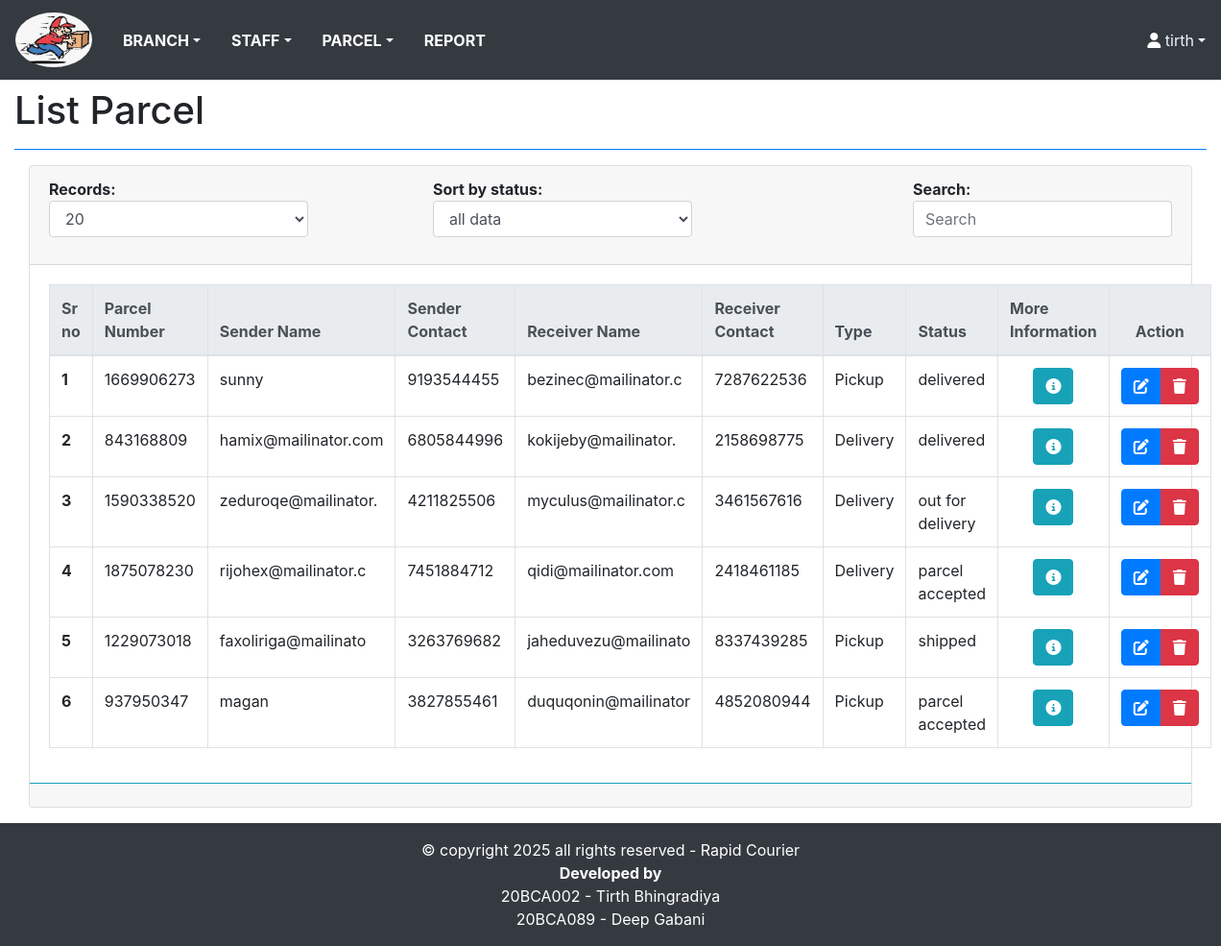
Page /listparcel.php on the committed database.
### tables this page shows
CREATE TABLE `parcel` (
  `id` int(11) NOT NULL,
  `sname` varchar(20) NOT NULL,
  `semail` varchar(25) NOT NULL,
  `saddress` varchar(70) NOT NULL,
  `scontact` bigint(11) NOT NULL,
  `rname` varchar(20) NOT NULL,
  `remail` varchar(25) NOT NULL,
  `raddress` varchar(70) NOT NULL,
  `rcontact` bigint(11) NOT NULL,
  `pnumber` bigint(11) NOT NULL,
  `pheight` int(3) NOT NULL,
  `pweight` int(3) NOT NULL,
  `pwidth` int(3) NOT NULL,
  `plength` int(3) NOT NULL,
  `pprice` int(5) NOT NULL,
  `dp` int(1) NOT NULL,
  `dbranchid` int(2) NOT NULL,
  `pbranchid` int(2) DEFAULT NULL,
  `status` int(2) NOT NULL,
  `date` datetime DEFAULT current_timestamp()
);

### listparcel.php (the view, shortened to what this page needs)
<!DOCTYPE html>
<html lang="en">
<head>
    <?php
        require_once "files.php";
    ?>
</head>
<body>
    <?php
    include "header.php";
    ?>
    <div class="container-fluid">
        <div class="row mb-2">
            <div class="col-sm-6">
                <h1 class="m-0">List Parcel</h1>
            </div>
        </div>
        <hr class="border-primary">
    </div>
    <section class="content">
        <div class="container-fluid">
            <div class="col-lg-12">
                <div class="card card-outline">
                    <div class="card-header">
                        <div class="row">
                        <div class="col-sm-3 form-group mr-auto">
                            <div class="font-weight-bold">Records:</div>
                        <select name="lim" id="lim" class="form-control">
                            <option value="20">20</option>
                        </select>
                        </div>
                        <div class="col-sm-3 form-group mr-auto">
                        <div class="font-weight-bold">Sort by status:</div>
                        <select name="sortst" id="sortst" class="form-control">
                            <option value="50">all data</option>
                        </select>
                        </div>
                        <div class="col-sm-3 form-group ml-auto">
                        <div class="font-weight-bold">Search:</div>
                            <input type="text" class="form-control" placeholder="Search" id="ser">
                        </div>
                        </div>
                    </div>
                    <div class="card-body">
                        <table class="table table-responsive-xl table-bordered" id="display">
                            <?php
                            include "dbcon.php";
                            $limit = 20;
                            $query = "select * from parcel LIMIT {$limit}";
                            $record = mysqli_query($connection, $query);
                            echo '<thead class="thead-light">';
                            echo '<tr>';
                            echo '<th scope="col">Sr no</th>';
                            echo '<th scope="col">Parcel Number</th>';
                            echo '<th scope="col">Sender Name</th>';
                            echo '<th scope="col">Sender Contact</th>';
                            echo '<th scope="col">Receiver Name</th>';
                            echo '<th scope="col">Receiver Contact</th>';
                            echo '<th scope="col">Type</th>';
                            echo '<th scope="col">Status</th>';
                            echo '<th scope="col">More Information</th>';
                            echo '<th scope="col" class="text-center">Action</th>';
                            echo '</tr>';
                            echo '</thead>';
                            echo '<tbody>';
                            $count = 1 ;
                            while (($row = mysqli_fetch_array($record)) == true) {
                                if($row['status'] == 1){
                                    $st = "parcel accepted";
                                }
                                else if($row['status'] == 2){
                                    $st = "shipped";
                                }
                                else if($row['status'] == 3){
                                    $st = "out for delivery";
                                }
                                else if($row['status'] == 4){
                                    $st = "ready to pickup";
                                }
                                else if($row['status'] == 5){
                                    $st = "delivered";
                                }
                                if($row['dp'] == 1)
                                {
                                    $dp = "Delivery";
                                }
                                else{
                                    $dp = "Pickup";
                                }
                                echo '<tr>';
                                echo '<th scope="row">' . $count++ . '</th>';
                                echo '<td>' . $row['pnumber'] . '</td>';
                                echo '<td>' . $row['sname'] . '</td>';
                                echo '<td>' . $row['scontact'] . '</td>';
                                echo '<td>' . $row['rname'] . '</td>';
                                echo '<td>' . $row['rcontact'] . '</td>';
                                echo '<td>' . $dp . '</td>';
                                echo '<td>' . $st . '</td>';
                                echo '<td class="text-center">';
                                 echo "<button data-backdrop='false' class='btn btn-info btn-flat' data-iid='".$row['id']."' data-toggle='modal' data-target='#myModal'>";
                                echo '<i class="fas fa-info-circle" ></i>';
                                 echo '</td>';
                                echo '<td class="text-center">';
                                echo '<div class="btn-group">';
                                echo '<div class="btn-group">';
                                echo "<a href='editparcel.php?id=$row[id]' class='btn btn-primary btn-flat'>";
                                echo '<i class="fas fa-edit"></i>';
                                echo '</a>';
                                echo "<a href='deleteparcel.php?id=$row[id]' class='btn btn-danger btn-flat' onclick='return checkDelete()'>";
                                echo '<i class="fas fa-trash"></i>';
                                echo '</a>';
                                echo '</div>';
                                echo '</td>';
                                echo '</tr>';
                            }
                            echo '</tbody>';
                            ?>
                        </table>
                    </div>
                    <div class="card-footer border-top border-info">
                    </div>
                </div>
            </div>
    </section>
    <?php
    include "footer.php";
    ?>
</body>
</html>

### files.php (shortened to what this page needs)
<!DOCTYPE html>
<html lang="en">
<head>
    <link rel="stylesheet" href="library files/bootstrap-4.6.1/dist/css/bootstrap.min.css">
    <link rel="stylesheet" href="library files/fontawesome-free-6.0.0-beta3-web/css/all.min.css">
</head>
<body>
</body>
</html>

### header.php (shortened to what this page needs)
<!DOCTYPE html>
<html lang="en">
<head>
    <?php
        require_once "files.php";
    ?>
</head>
<body>
    <nav class="navbar navbar-expand-md navbar-light bg-dark mb-2">
        <a href="index.php" class="navbar-brand"><img src="logo.jpg" class="img-fluid rounded-circle" width="80px"></a>
        <div class="collapse navbar-collapse justify-content-between" id="nav">
            <ul class="navbar-nav">
                <li class="nav-item dropdown">
                    <a href="#" class="nav-link dropdown-toggle font-weight-bold px-3 red" id="navbarDropdown1" role="button" data-toggle="dropdown">BRANCH</a>
                </li>
                <li class="nav-item dropdown">
                    <a href="#" class="nav-link dropdown-toggle font-weight-bold px-3 red" id="navbarDropdown2" role="button" data-toggle="dropdown">STAFF</a>
                </li>
                <li class="nav-item dropdown">
                    <a href="#" class="nav-link dropdown-toggle font-weight-bold px-3 red" id="navbarDropdown3" role="button" data-toggle="dropdown">PARCEL</a>
                </li>
                <li class="nav-item">
                    <a class="nav-link font-weight-bold px-3 red" href="report.php">REPORT</a>
                </li>
            </ul>
            <div class="dropdown ml-3">
                <span class="fa fa-user text-white"></span>
                <a href="#" style="color: aliceblue;" class="dropdown dropdown-toggle" data-toggle="dropdown" id="user">tirth</a>
            </div>
        </div>
    </nav>
</body>
</html>

### footer.php (shortened to what this page needs)
<!DOCTYPE html>
<html lang="en">
<head>
    <?php
        require_once "files.php";
    ?>
</head>
<body>
    <footer class="container-fluid bg-dark p-3 mt-3">
        <div class="text-white text-center">&copy; copyright <span id="yr"></span> all rights reserved - Rapid Courier</div>
        <div class="text-white text-center font-weight-bold">Developed by</div>
        <div class="text-white text-center">20BCA002 - Tirth Bhingradiya</div>
        <div class="text-white text-center">20BCA089 - Deep Gabani</div>
    </footer>
</body>
</html>

### header.php (style rules this page uses)
.nav-link { color: white !important; }
#user { text-decoration: none; }

### rows in the picture
parcel: pnumber "1669906273", sname "sunny", scontact "9193544455", rname "bezinec@mailinator.c", rcontact "7287622536", dp "Pickup", status "delivered"
parcel: pnumber "843168809", sname "hamix@mailinator.com", scontact "6805844996", rname "kokijeby@mailinator.", rcontact "2158698775", dp "Delivery", status "delivered"
parcel: pnumber "1590338520", sname "zeduroqe@mailinator.", scontact "4211825506", rname "myculus@mailinator.c", rcontact "3461567616", dp "Delivery", status "out for delivery"
parcel: pnumber "1875078230", sname "rijohex@mailinator.c", scontact "7451884712", rname "qidi@mailinator.com", rcontact "2418461185", dp "Delivery", status "parcel accepted"
parcel: pnumber "1229073018", sname "faxoliriga@mailinato", scontact "3263769682", rname "jaheduvezu@mailinato", rcontact "8337439285", dp "Pickup", status "shipped"
parcel: pnumber "937950347", sname "magan", scontact "3827855461", rname "duquqonin@mailinator", rcontact "4852080944", dp "Pickup", status "parcel accepted"
